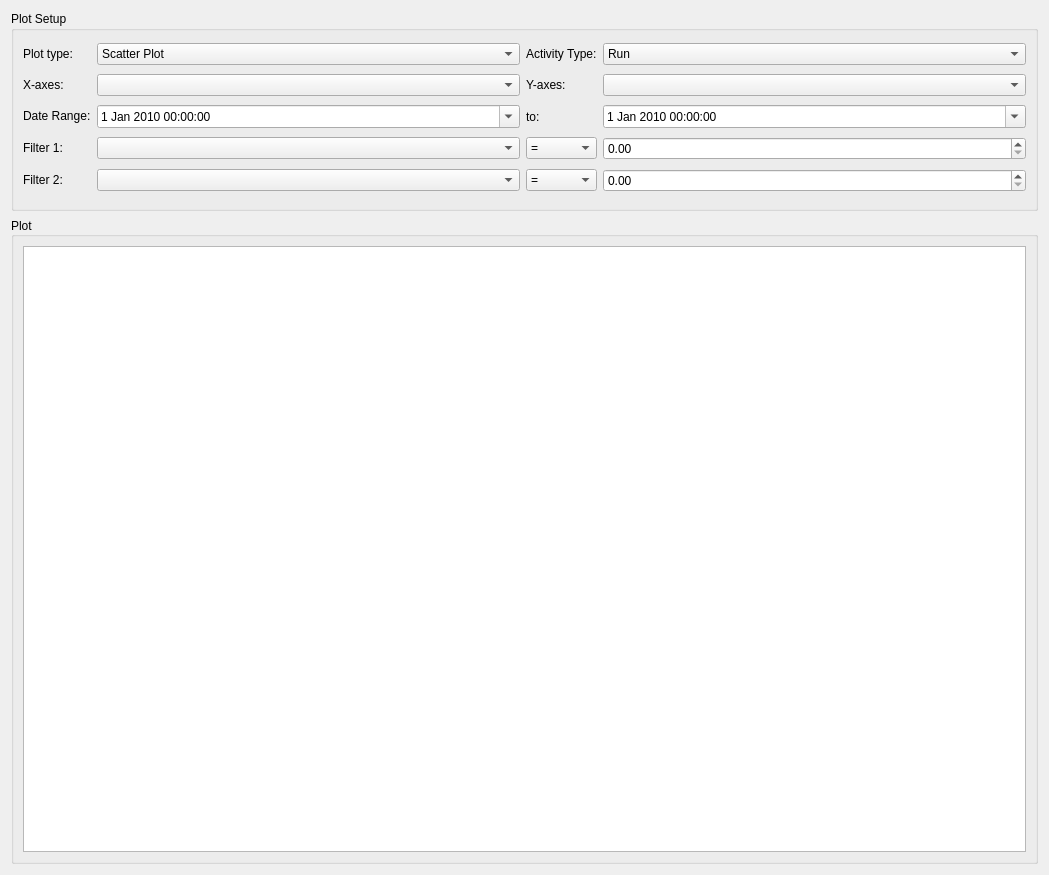
<?xml version="1.0" encoding="UTF-8"?>
<ui version="4.0">
 <class>SimplePlotWidget</class>
 <widget class="QWidget" name="SimplePlotWidget">
  <property name="geometry">
   <rect>
    <x>0</x>
    <y>0</y>
    <width>1049</width>
    <height>875</height>
   </rect>
  </property>
  <property name="windowTitle">
   <string>Form</string>
  </property>
  <layout class="QVBoxLayout" name="verticalLayout">
   <item>
    <widget class="QGroupBox" name="filterBox">
     <property name="sizePolicy">
      <sizepolicy hsizetype="Expanding" vsizetype="Preferred">
       <horstretch>1</horstretch>
       <verstretch>0</verstretch>
      </sizepolicy>
     </property>
     <property name="minimumSize">
      <size>
       <width>0</width>
       <height>200</height>
      </size>
     </property>
     <property name="title">
      <string>Plot Setup</string>
     </property>
     <layout class="QGridLayout" name="gridLayout_2">
      <item row="1" column="2">
       <widget class="QLabel" name="label_4">
        <property name="sizePolicy">
         <sizepolicy hsizetype="Fixed" vsizetype="Fixed">
          <horstretch>0</horstretch>
          <verstretch>0</verstretch>
         </sizepolicy>
        </property>
        <property name="text">
         <string>Y-axes:</string>
        </property>
       </widget>
      </item>
      <item row="2" column="1">
       <widget class="QDateTimeEdit" name="dte_FromDate">
        <property name="date">
         <date>
          <year>2010</year>
          <month>1</month>
          <day>1</day>
         </date>
        </property>
        <property name="minimumDateTime">
         <datetime>
          <hour>0</hour>
          <minute>0</minute>
          <second>0</second>
          <year>2000</year>
          <month>1</month>
          <day>1</day>
         </datetime>
        </property>
        <property name="calendarPopup">
         <bool>true</bool>
        </property>
        <property name="timeSpec">
         <enum>Qt::LocalTime</enum>
        </property>
       </widget>
      </item>
      <item row="2" column="0">
       <widget class="QLabel" name="label_5">
        <property name="sizePolicy">
         <sizepolicy hsizetype="Fixed" vsizetype="Fixed">
          <horstretch>0</horstretch>
          <verstretch>0</verstretch>
         </sizepolicy>
        </property>
        <property name="text">
         <string>Date Range:</string>
        </property>
       </widget>
      </item>
      <item row="0" column="2">
       <widget class="QLabel" name="label_7">
        <property name="sizePolicy">
         <sizepolicy hsizetype="Fixed" vsizetype="Fixed">
          <horstretch>0</horstretch>
          <verstretch>0</verstretch>
         </sizepolicy>
        </property>
        <property name="text">
         <string>Activity Type:</string>
        </property>
       </widget>
      </item>
      <item row="3" column="0">
       <widget class="QLabel" name="label_8">
        <property name="sizePolicy">
         <sizepolicy hsizetype="Fixed" vsizetype="Fixed">
          <horstretch>0</horstretch>
          <verstretch>0</verstretch>
         </sizepolicy>
        </property>
        <property name="text">
         <string>Filter 1:</string>
        </property>
       </widget>
      </item>
      <item row="0" column="1">
       <widget class="QComboBox" name="cb_PlotType">
        <property name="maxVisibleItems">
         <number>20</number>
        </property>
        <item>
         <property name="text">
          <string>Scatter Plot</string>
         </property>
        </item>
        <item>
         <property name="text">
          <string>Line Plot</string>
         </property>
        </item>
        <item>
         <property name="text">
          <string>Spline Plot</string>
         </property>
        </item>
        <item>
         <property name="text">
          <string>Bar Chart</string>
         </property>
        </item>
        <item>
         <property name="text">
          <string>Box Plot</string>
         </property>
        </item>
       </widget>
      </item>
      <item row="1" column="0">
       <widget class="QLabel" name="label_3">
        <property name="sizePolicy">
         <sizepolicy hsizetype="Preferred" vsizetype="Fixed">
          <horstretch>0</horstretch>
          <verstretch>0</verstretch>
         </sizepolicy>
        </property>
        <property name="text">
         <string>X-axes:</string>
        </property>
       </widget>
      </item>
      <item row="1" column="1">
       <widget class="QComboBox" name="cb_xAxes"/>
      </item>
      <item row="2" column="2">
       <widget class="QLabel" name="label_6">
        <property name="text">
         <string>to:</string>
        </property>
       </widget>
      </item>
      <item row="0" column="3">
       <widget class="QComboBox" name="cb_activityType">
        <item>
         <property name="text">
          <string>Run</string>
         </property>
        </item>
        <item>
         <property name="text">
          <string>Ride</string>
         </property>
        </item>
        <item>
         <property name="text">
          <string>Hike</string>
         </property>
        </item>
        <item>
         <property name="text">
          <string>Yoga</string>
         </property>
        </item>
        <item>
         <property name="text">
          <string>All</string>
         </property>
        </item>
       </widget>
      </item>
      <item row="6" column="0">
       <widget class="QLabel" name="label_9">
        <property name="sizePolicy">
         <sizepolicy hsizetype="Fixed" vsizetype="Fixed">
          <horstretch>0</horstretch>
          <verstretch>0</verstretch>
         </sizepolicy>
        </property>
        <property name="text">
         <string>Filter 2:</string>
        </property>
       </widget>
      </item>
      <item row="1" column="3">
       <widget class="QComboBox" name="cb_yAxes"/>
      </item>
      <item row="3" column="1">
       <widget class="QComboBox" name="cb_filter1Prop"/>
      </item>
      <item row="2" column="3">
       <widget class="QDateTimeEdit" name="dte_ToDate">
        <property name="date">
         <date>
          <year>2010</year>
          <month>1</month>
          <day>1</day>
         </date>
        </property>
        <property name="minimumDateTime">
         <datetime>
          <hour>0</hour>
          <minute>0</minute>
          <second>0</second>
          <year>2000</year>
          <month>1</month>
          <day>1</day>
         </datetime>
        </property>
        <property name="calendarPopup">
         <bool>true</bool>
        </property>
        <property name="timeSpec">
         <enum>Qt::LocalTime</enum>
        </property>
       </widget>
      </item>
      <item row="0" column="0">
       <widget class="QLabel" name="label_2">
        <property name="sizePolicy">
         <sizepolicy hsizetype="Fixed" vsizetype="Fixed">
          <horstretch>0</horstretch>
          <verstretch>0</verstretch>
         </sizepolicy>
        </property>
        <property name="text">
         <string>Plot type:</string>
        </property>
       </widget>
      </item>
      <item row="3" column="2">
       <widget class="QComboBox" name="cb_filter1Op">
        <item>
         <property name="text">
          <string>=</string>
         </property>
        </item>
        <item>
         <property name="text">
          <string>&lt;=</string>
         </property>
        </item>
        <item>
         <property name="text">
          <string>&gt;=</string>
         </property>
        </item>
        <item>
         <property name="text">
          <string>!=</string>
         </property>
        </item>
       </widget>
      </item>
      <item row="3" column="3">
       <widget class="QDoubleSpinBox" name="sb_filter1Val">
        <property name="maximum">
         <double>999999.989999999990687</double>
        </property>
        <property name="stepType">
         <enum>QAbstractSpinBox::AdaptiveDecimalStepType</enum>
        </property>
       </widget>
      </item>
      <item row="6" column="1">
       <widget class="QComboBox" name="cb_filter2Prop"/>
      </item>
      <item row="6" column="2">
       <widget class="QComboBox" name="cb_filter2Op">
        <item>
         <property name="text">
          <string>=</string>
         </property>
        </item>
        <item>
         <property name="text">
          <string>&lt;=</string>
         </property>
        </item>
        <item>
         <property name="text">
          <string>&gt;=</string>
         </property>
        </item>
        <item>
         <property name="text">
          <string>!=</string>
         </property>
        </item>
       </widget>
      </item>
      <item row="6" column="3">
       <widget class="QDoubleSpinBox" name="sb_filter2Val">
        <property name="maximum">
         <double>999999.989999999990687</double>
        </property>
        <property name="stepType">
         <enum>QAbstractSpinBox::AdaptiveDecimalStepType</enum>
        </property>
       </widget>
      </item>
     </layout>
    </widget>
   </item>
   <item>
    <widget class="QGroupBox" name="PlotBox">
     <property name="sizePolicy">
      <sizepolicy hsizetype="Expanding" vsizetype="Expanding">
       <horstretch>1</horstretch>
       <verstretch>1</verstretch>
      </sizepolicy>
     </property>
     <property name="title">
      <string>Plot</string>
     </property>
     <property name="alignment">
      <set>Qt::AlignLeading|Qt::AlignLeft|Qt::AlignVCenter</set>
     </property>
     <layout class="QVBoxLayout" name="verticalLayout_3">
      <item>
       <widget class="QChartView" name="graphicsView">
        <property name="sizePolicy">
         <sizepolicy hsizetype="Expanding" vsizetype="Expanding">
          <horstretch>1</horstretch>
          <verstretch>1</verstretch>
         </sizepolicy>
        </property>
        <property name="viewportUpdateMode">
         <enum>QGraphicsView::BoundingRectViewportUpdate</enum>
        </property>
       </widget>
      </item>
     </layout>
    </widget>
   </item>
  </layout>
 </widget>
 <customwidgets>
  <customwidget>
   <class>QChartView</class>
   <extends>QGraphicsView</extends>
   <header location="global">QtCharts</header>
  </customwidget>
 </customwidgets>
 <resources/>
 <connections/>
</ui>
